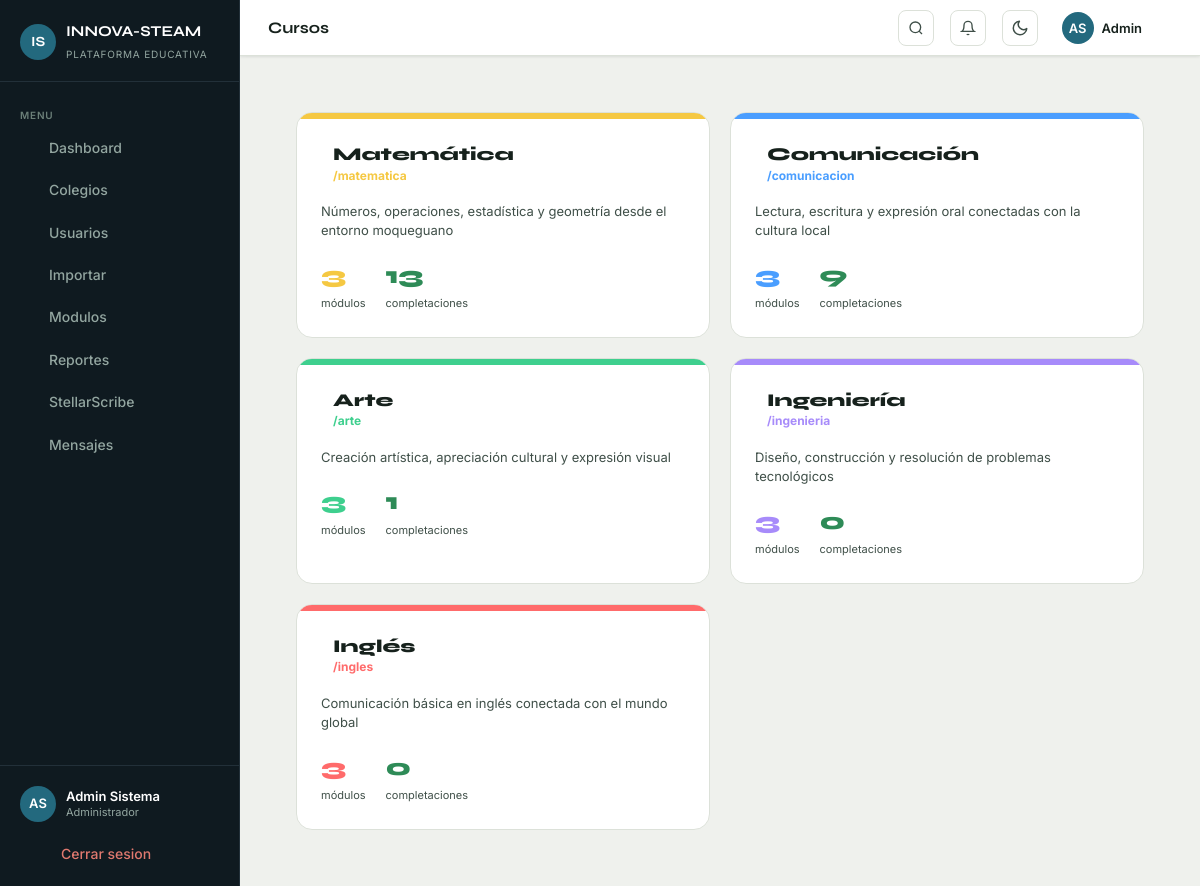
Page /admin/cursos.php (signed in) on the committed database.
### tables this page shows
CREATE TABLE cursos (
  id                  INT UNSIGNED AUTO_INCREMENT PRIMARY KEY,
  nombre              VARCHAR(100) NOT NULL,
  slug                VARCHAR(80)  NOT NULL UNIQUE,
  color_hex           VARCHAR(10),
  icono               VARCHAR(30),
  descripcion         TEXT,
  competencias_cneb   TEXT,
  activo              TINYINT(1)   NOT NULL DEFAULT 1
);

### includes/config.php (called while the page is built, shortened)
<?php
function sanitize(string $val): string
{
    return htmlspecialchars(trim($val), ENT_QUOTES, 'UTF-8');
}

### admin/cursos.php (the view, shortened to what this page needs)
<?php
require_once __DIR__ . '/../includes/config.php';
$pdo = getDB();
$cursos = $pdo->query("
    SELECT c.*,
           COUNT(DISTINCT m.id) as total_modulos,
           COUNT(DISTINCT pe.id) as completaciones
    FROM cursos c
    LEFT JOIN modulos m ON m.curso_id=c.id AND m.activo=1
    LEFT JOIN progreso_estudiante pe ON pe.modulo_id=m.id AND pe.completado=1
    WHERE c.activo=1
    GROUP BY c.id
    ORDER BY c.id
")->fetchAll();
require_once __DIR__ . '/../includes/header.php';
?>
<div class="page-content">
  <div style="display:grid; grid-template-columns:repeat(auto-fill,minmax(280px,1fr)); gap:20px;">
    <?php foreach ($cursos as $c): ?>
    <div style="background:var(--bg-surface); border:1px solid var(--bg-border); border-radius:16px; overflow:hidden;">
      <div style="height:6px; background:<?= $c['color_hex'] ?>;"></div>
      <div style="padding:24px;">
        <div style="display:flex; align-items:center; gap:12px; margin-bottom:16px;">
          <div>
            <h3 style="font-family:'Syne',sans-serif; font-size:18px; font-weight:800; color:var(--text-primary);"><?= sanitize($c['nombre']) ?></h3>
            <p style="font-size:12px; color:<?= $c['color_hex'] ?>; font-weight:700;">/<?= $c['slug'] ?></p>
          </div>
        </div>
        <p style="font-size:13px; color:var(--text-secondary); margin-bottom:16px; line-height:1.5;"><?= sanitize($c['descripcion'] ?? '') ?></p>
        <div style="display:flex; gap:20px;">
          <div>
            <div style="font-size:24px; font-weight:800; color:<?= $c['color_hex'] ?>; font-family:'Syne',sans-serif;"><?= $c['total_modulos'] ?></div>
            <div style="font-size:11px; color:var(--text-secondary);">módulos</div>
          </div>
          <div>
            <div style="font-size:24px; font-weight:800; color:var(--green); font-family:'Syne',sans-serif;"><?= $c['completaciones'] ?></div>
            <div style="font-size:11px; color:var(--text-secondary);">completaciones</div>
          </div>
        </div>
      </div>
    </div>
    <?php endforeach; ?>
  </div>
</div>
<?php require_once __DIR__ . '/../includes/footer.php'; ?>

### assets/css/stellar.css (style rules this page uses)
:root { --bg-page: #EFF1ED; --bg-surface: #ffffff; --bg-card: #ffffff; --bg-input: #F7F9F5; --bg-muted: #E9EDE6; --bg-border: #DCE1D9; --bg-hover: #F2F5EF; --text-primary: #16211C; --text-secondary: #3F4F48; --text-muted: #6B7A72; --text-inverse: #ffffff; --accent: #23697E; --accent-hover: #1B5567; --accent-light: rgba(35, 105, 126, .10); --accent-border: rgba(35, 105, 126, .30); --success: #2E8B57; --success-light: rgba(46, 139, 87, .10); --danger: #C0453F; --danger-light: rgba(192, 69, 63, .10); --warning: #A9702B; --warning-light: rgba(169, 112, 43, .10); --info: #23697E; --info-light: rgba(35, 105, 126, .10); --star-color: #DFA426; --gold: #C9942F; --bg-elevated: #F2F5EF; --bg-card-alt: #F2F5EF; --success-text: #1F6B41; --danger-text: #9A2E2A; --warning-text: #7E5116; --info-text: #1B5567; --sidebar-bg: #0F1A20; --sidebar-surface: #16242C; --sidebar-border: #223039; --sidebar-text: #93A6A0; --sidebar-active: #ffffff; --blue: #3C82B4; --green: #2E8B57; --purple: #7C6BB0; --coral: #C4643F; --teal: #23697E; --sidebar-width: 240px; --radius-sm: 8px; --radius: 12px; --radius-lg: 16px; --shadow-sm: 0 1px 3px rgba(17, 34, 30, .06), 0 1px 2px rgba(17, 34, 30, .04); --shadow: 0 4px 16px rgba(17, 34, 30, .10); --shadow-lg: 0 8px 32px rgba(17, 34, 30, .14); --transition: 150ms ease; }
*, *::before, *::after { box-sizing: border-box; margin: 0; padding: 0; }
html { scroll-behavior: smooth; -webkit-text-size-adjust: 100%; }
body { background: var(--bg-page); color: var(--text-primary); font-family: 'Inter', system-ui, -apple-system, sans-serif; font-size: 14px; line-height: 1.6; min-height: 100vh; -webkit-font-smoothing: antialiased; -moz-osx-font-smoothing: grayscale; }
h1, h2, h3, h4 { font-family: 'Syne', sans-serif; font-weight: 700; line-height: 1.25; color: var(--text-primary); }
h3 { font-size: 1.25rem; }
p { color: var(--text-secondary); line-height: 1.7; }
.page-content > * { animation: fadeUp .38s cubic-bezier(.22,1,.36,1) both; }
.page-content > *:nth-child(1) { animation-delay: .04s; }
* { scrollbar-width: thin; scrollbar-color: var(--bg-border) transparent; }
body, .card, .stat-card, .topbar, .table-wrapper, .table-wrap, .sidebar, .main-content { transition: background-color .25s ease, border-color .2s ease, color .2s ease; }

### assets/css/sidebar.css (style rules this page uses)
.page-content { padding: 28px; flex: 1; max-width: 1200px; }

### rows in the picture
cursos: nombre "Matemática", slug "matematica", descripcion "Números, operaciones, estadística y geometría desde el entorno moqueguano", total_modulos "3", completaciones "13"
cursos: nombre "Comunicación", slug "comunicacion", descripcion "Lectura, escritura y expresión oral conectadas con la cultura local", total_modulos "3", completaciones "9"
cursos: nombre "Arte", slug "arte", descripcion "Creación artística, apreciación cultural y expresión visual", total_modulos "3", completaciones "1"
cursos: nombre "Ingeniería", slug "ingenieria", descripcion "Diseño, construcción y resolución de problemas tecnológicos", total_modulos "3", completaciones "0"
cursos: nombre "Inglés", slug "ingles", descripcion "Comunicación básica en inglés conectada con el mundo global", total_modulos "3", completaciones "0"

### other values in the picture
$item['label'] "Dashboard"
$item['label'] "Colegios"
$item['label'] "Usuarios"
$item['label'] "Importar"
$item['label'] "Modulos"
$item['label'] "Reportes"
$item['label'] "StellarScribe"
$item['label'] "Mensajes"
$initials "AS"
$rolLabel "Administrador"
$pageTitle "Cursos"
$user['nombre'] "Admin"
